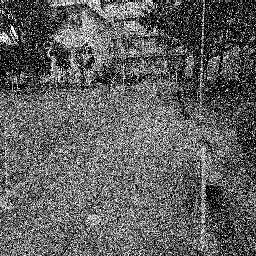
#> input picture prod/(ED15).bmp, 256 x 256 px
$ jupyter execute adv.ipynb   (shell and % lines are left out)   (older library calls are emulated)
#> lines starting #> are read from the running program, lines starting #| are printed output that depends on the picture
## ローパスフィルタの自作関数

[cell 1]
import cv2
import numpy as np
import matplotlib.pyplot as plt

def lowpassFilter(img, msize=30):
  dft = cv2.dft(np.float32(img), flags = cv2.DFT_COMPLEX_OUTPUT)
  dft_shift = np.fft.fftshift(dft)
  rows, cols = img.shape
  crow, ccol = rows // 2 , cols // 2

  # create a mask first, center square is 1, remaining all zeros
  mask = np.zeros((rows, cols, 2), np.uint8)
  mask[crow-msize : crow+msize, ccol-msize : ccol+msize] = 1

  # apply mask and inverse DFT
  fshift = dft_shift * mask
  f_ishift = np.fft.ifftshift(fshift)
  img_back = cv2.idft(f_ishift)
  img_back = cv2.magnitude(img_back[:, :, 0], img_back[:, :, 1])

  # 0~255で正規化
  img_back_max = img_back.max()
  img_back2 = (img_back * 255) / img_back_max
  img_back2 = img_back2.astype(np.uint8)
  return img_back2

## 画像プロットの自作関数

[cell 2]
import cv2
import matplotlib.pyplot as plt
import matplotlib

def plotImg(noise, imp, org, plt, noimg=False, nopsnr=False):
  matplotlib.rcParams["font.family"] = "Meiryo"
  if not noimg:
    # 画像をプロット
    fig, ax = plt.subplots(1, 3, figsize=(12,5))
    ax[0].imshow(org, cmap="gray"), ax[0].set_title("元画像")
    ax[1].imshow(noise, cmap="gray"), ax[1].set_title("ノイズ付き画像")
    ax[2].imshow(imp, cmap="gray"), ax[2].set_title("ノイズ除去後画像")
    fig.tight_layout()
    fig.show()

  noise_psnr = cv2.PSNR(org, noise)
  imp_psnr = cv2.PSNR(org, imp)
  if not nopsnr:
    # PSNRを表示
    print("noize PSNR =", noise_psnr)
    print("improvement PSNR =", imp_psnr)
    print("diff PSNR = ", imp_psnr-noise_psnr)

  return imp_psnr - noise_psnr

## ノイズ画像とメディアンフィルタをかけた画像の画素値の分布

[cell 3]
import cv2
import numpy as np
import matplotlib.pyplot as plt
from matplotlib import rcParams

rcParams["font.family"] = "Meiryo"

# 入力画像を読み込み
noise = cv2.imread("(ED15).bmp", 0)
#> noise is the input picture: shape (256, 256); min 0, max 255, mean 96.1
org = cv2.imread("road.bmp", 0)
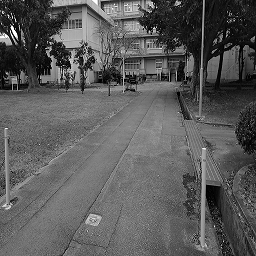
#> input picture prod/road.bmp, 256 x 256 px
#> org is the input picture: shape (256, 256); min 0, max 255, mean 90.7

dst = cv2.medianBlur(noise, 3)
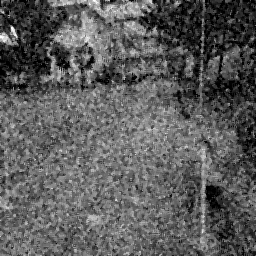
#> dst: shape (256, 256); min 0, max 255, mean 91.9

plt.figure(figsize=(12,5))
plt.subplot(131).hist(np.ravel(org), bins=16); plt.title("元画像")
plt.xlabel("画素値"); plt.ylabel("画素数")
plt.ylim(0, 15000)
plt.subplot(132).hist(np.ravel(noise), bins=16); plt.title("ノイズ付き画像")
plt.xlabel("画素値"); plt.ylabel("画素数")
plt.ylim(0, 15000)
plt.subplot(133).hist(np.ravel(dst), bins=16); plt.title("メディアンフィルタ後画像")
plt.xlabel("画素値"); plt.ylabel("画素数")
plt.ylim(0, 15000)
plt.tight_layout()
plt.show()
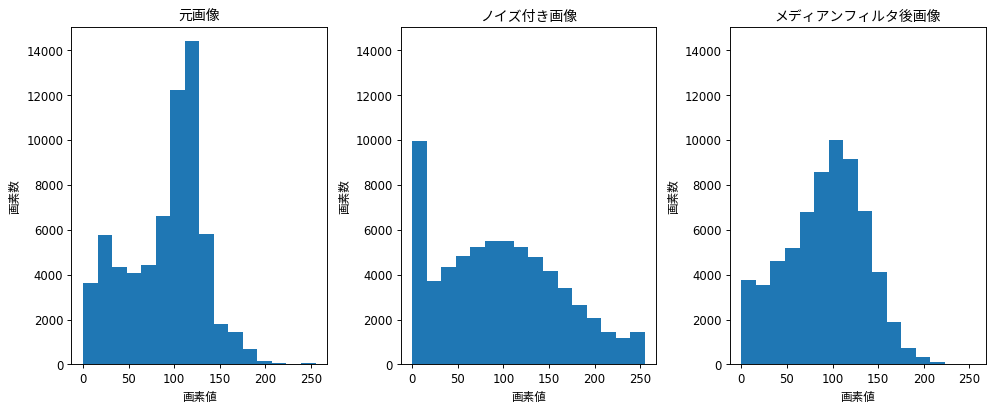
#> figure drawn by matplotlib, 3 panels; panel 1: tallest bar 14384 high, from x = 111.6 to 127.5; panel 2: tallest bar 9958 high, from x = 0 to 15.94; panel 3: tallest bar 9978 high, from x = 95.62 to 111.6

plt.hist([np.ravel(org), np.ravel(dst)], bins=16, label=["元画像", "メディアン後"]); plt.title("元画像とメディアン後の比較")
plt.xlabel("画素値"); plt.ylabel("画素数")
plt.legend()
plt.show()
#> figure, not shown here; tallest bar 14384 high, from x = 113.2 to 119.5; tallest bar 9978 high, from x = 103.6 to 110

## メディアンフィルタをかけたときの画素値が0の画素と255の画素

[cell 4]
import cv2
import numpy as np
import matplotlib.pyplot as plt
import matplotlib

# 入力画像を読み込み
noise = cv2.imread("(ED15).bmp", 0)
org = cv2.imread("road.bmp", 0)

img = np.zeros((noise.shape))
img += noise == 0
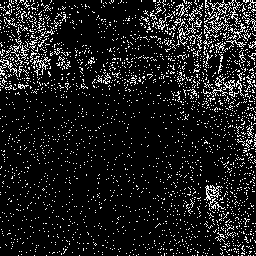
#> img: shape (256, 256) float64; values 0 (black) and 1 (white), 10.8% white in thin lines or dots
img += noise == 255
#> img: shape (256, 256) float64; values 0 (black) and 1 (white), 11.9% white in thin lines or dots

img2 = np.zeros((org.shape))
img2 += org == 0
#> img2: shape (256, 256) float64; values 0 (black) and 1 (white), 0.67% white in thin lines or dots
img2 += org == 255
#> img2: shape (256, 256) float64; values 0 (black) and 1 (white), 0.74% white in thin lines or dots

median = cv2.medianBlur(noise, 3)
img3 = np.zeros((median.shape))
img3 += median == 0
#> img3: shape (256, 256) float64; values 0 (black) and 1 (white), 2.4% white in thin lines or dots
img3 += median == 255

matplotlib.rcParams["font.family"] = "Meiryo"
fig, ax = plt.subplots(1, 3,figsize=(12,5))
ax[0].imshow(img2, cmap="gray"); ax[0].set_title("元画像")
ax[1].imshow(img, cmap="gray"); ax[1].set_title("ノイズ付き画像")
ax[2].imshow(img3, cmap="gray"); ax[2].set_title("メディアンフィルタ後画像")
fig.tight_layout()
fig.show()

## 画素値と色の関係（説明用）

[cell 5]
import cv2
import numpy as np
import matplotlib.pyplot as plt

img = np.array(np.arange(256))
img2 = np.append(img, img)
for i in range(8):
  img2 = np.append(img2, img)
img2 = img2.reshape(10, 256)

plt.figure(figsize=(20, 5))
plt.imshow(img2, cmap="gray")
plt.yticks([])
plt.show()

## メディアンフィルタとバイラテラルフィルタをかけたときのエッジの残り方の比較

[cell 6]
import cv2
import numpy as np
import matplotlib.pyplot as plt
from matplotlib import rcParams

# 入力画像を読み込み
noise = cv2.imread("(ED15).bmp", 0)
org = cv2.imread("road.bmp", 0)

img = np.zeros((noise.shape))
img += cv2.Sobel(org, cv2.CV_32F, 1, 0, ksize=3)
img += cv2.Sobel(org, cv2.CV_32F, 0, 1, ksize=3)
img = np.abs(img)
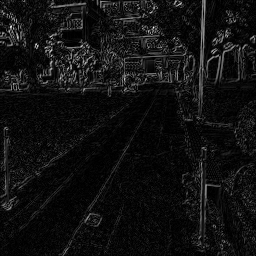
#> img: shape (256, 256) float64; min 0, max 1202, mean 82.6; drawn with min black and max white

dst1 = lowpassFilter(noise, 52)
#> in lowpassFilter, `img_back = cv2.magnitude(img_back[:, :, 0], img_back[:, :, 1])`:
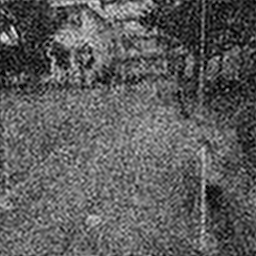
#> img_back: shape (256, 256) float32; min 31010.4, max 17215140, mean 6304784; drawn with min black and max white
#> in lowpassFilter, `img_back_max = img_back.max()`: img_back_max = 17215140
dst2 = cv2.medianBlur(dst1, 5)

img2 = np.zeros((noise.shape))
img2 += cv2.Sobel(dst2, cv2.CV_32F, 1, 0, ksize=3)
img2 += cv2.Sobel(dst2, cv2.CV_32F, 0, 1, ksize=3)
img2 = np.abs(img2)

dst1 = lowpassFilter(noise, 59)
#> call 2 of lowpassFilter, with msize = 59
#> in lowpassFilter (call 2), `img_back = cv2.magnitude(img_back[:, :, 0], img_back[:, :, 1])`:
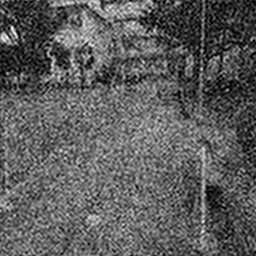
#> img_back: shape (256, 256) float32; min 14101.6, max 17162888, mean 6307725.5; drawn with min black and max white
#> in lowpassFilter (call 2), `img_back_max = img_back.max()`: img_back_max = 17162888
dst2 = cv2.bilateralFilter(dst1, 8, 56, 69)

img3 = np.zeros((noise.shape))
img3 += cv2.Sobel(dst2, cv2.CV_32F, 1, 0, ksize=3)
img3 += cv2.Sobel(dst2, cv2.CV_32F, 0, 1, ksize=3)
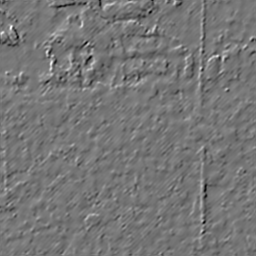
#> img3: shape (256, 256) float64; min -508, max 584, mean -0.4; drawn with min black and max white
img3 = np.abs(img3)
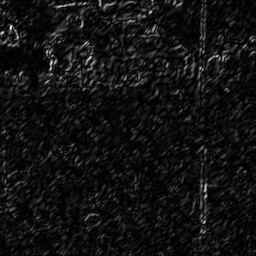
#> img3: shape (256, 256) float64; min 0, max 584, mean 42.4; drawn with min black and max white


rcParams["font.family"] = "Meiryo"

# 元画像に値を合わせたバージョン
fig, ax = plt.subplots(1, 3, figsize=(12,5))
im = ax[0].imshow(img, cmap="gray"); ax[0].set_title("元画像")
im.set_clim(0, img.max())
im = ax[1].imshow(img2, cmap="gray"); ax[1].set_title("メディアンフィルタ後画像")
im.set_clim(0, img.max())
im = ax[2].imshow(img3, cmap="gray"); ax[2].set_title("バイラテラルフィルタ後画像")
im.set_clim(0, img.max())
fig.tight_layout()
fig.show()

# 個々で値を調整したバージョン
fig, ax = plt.subplots(1, 3, figsize=(12,5))
ax[0].imshow(img, cmap="gray"); ax[0].set_title("元画像")
ax[1].imshow(img2, cmap="gray"); ax[1].set_title("メディアンフィルタ後画像")
ax[2].imshow(img3, cmap="gray"); ax[2].set_title("バイラテラルフィルタ後画像")
fig.tight_layout()
fig.show()

## ガウシアンフィルタのシグマを変えたときの効果

[cell 7]
import cv2
import numpy as np
import matplotlib.pyplot as plt

# 入力画像を読み込み
noise = cv2.imread("(ED15).bmp", 0)
org = cv2.imread("road.bmp", 0)

dst = lowpassFilter(noise, 50)

dst_l = []
sigma = range(10)
for s in sigma:
  dst_l.append(np.ravel(cv2.GaussianBlur(dst, ksize=(5, 5), sigmaX = int(s))))
#> after the loop, dst_l = 10 items

# plt.figure(figsize=[12, 10])
plt.hist(dst_l, bins=16, label=list(map(lambda x: "sigma="+str(x), sigma))); plt.title("ガウシアンフィルタのシグマを変えたときの効果")
plt.legend()
plt.show()
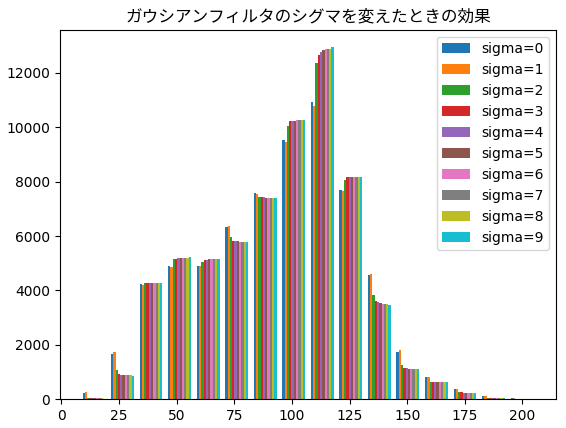
#> figure drawn by matplotlib, 1 panel; tallest bar 10929 high, from x = 108.2 to 109.2; tallest bar 10765 high, from x = 109.2 to 110.2; tallest bar 12355 high, from x = 110.2 to 111.2
